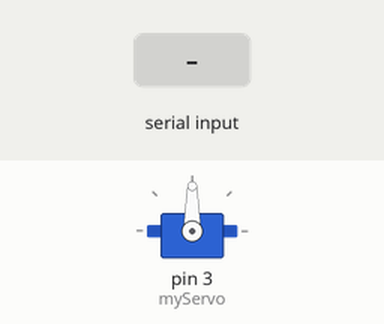
Recording of a sketch running on a simulated Arduino Uno, built with avr-gcc and run on an emulated ATmega328P. Shown: servo. Inputs (shaded band) come from the test bench.

Above: at 1.2 s.
1.3 s: "90,45\n" received over Serial
At 2.3 s:
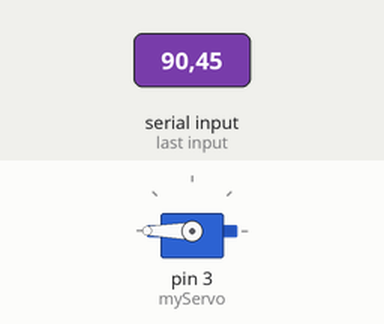
2.8 s: "200\n" received over Serial
At 3.5 s:
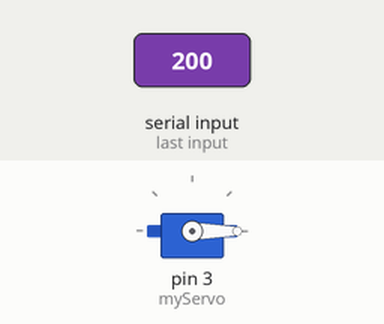
4.3 s: "30,150\n" received over Serial
At 4.6 s:
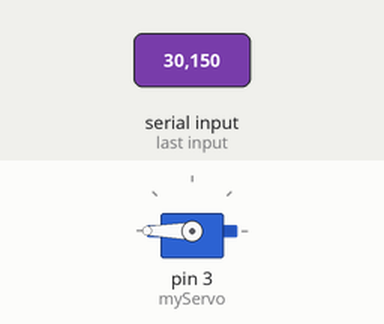
Timing chart, 0 to 7.3 s (numbered marks = the images above; inputs shaded):
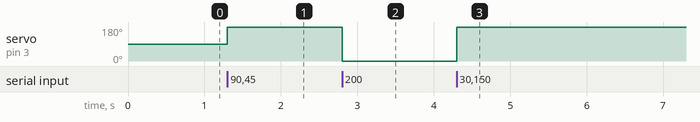

The sketch:

Servo_From_Serial_Demo.ino
```cpp
// ============================================================================
// Serial-Controlled Servo (SG90) - Works with Serial Monitor OR Python
// ============================================================================
// Listens on Serial (115200 baud) for a number between 0.0 and 1.0 followed
// by a newline (e.g. "0.50\n"), and maps it to 0-180 degrees on pin 3.
//
// How to use:
//   1. Upload this sketch from the Arduino IDE.
//   2. Test manually in Serial Monitor (set baud to 115200):
//      type 0, 0.5, or 1 and press Enter.
//   3. Close Serial Monitor, then run mic_to_servo.py with your COM port.
// ============================================================================

#include <Servo.h>

Servo myServo;

void setup() {
  Serial.begin(115200);   // Must match BAUD_RATE in mic_to_servo.py
  Serial.setTimeout(50);  // Fast fallback if Serial Monitor has "No line ending"
  myServo.attach(3);
}

void loop() {
  if (Serial.available()) {
    String line = Serial.readStringUntil('\n');
    line.trim();
    if (line.length() > 0) {
      int angle = line.toFloat() * 180;
      myServo.write(constrain(angle, 0, 180));
    }
  }
}
```

Measured:
- after the input at 1.3 s, servo on pin 3 (myServo): 90° → 180° at once
- after the input at 2.8 s, servo on pin 3 (myServo): 180° → 0° at once
- after the input at 4.3 s, servo on pin 3 (myServo): 0° → 180° at once
